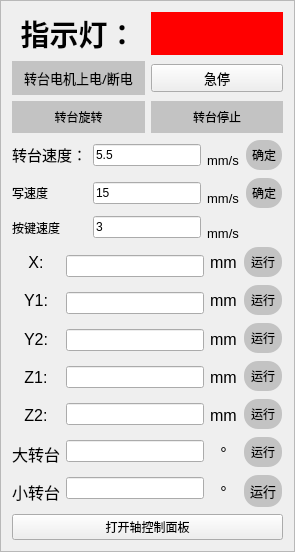
       <widget class="QFrame" name="frame_2">
        <property name="frameShape">
         <enum>QFrame::StyledPanel</enum>
        </property>
        <property name="frameShadow">
         <enum>QFrame::Raised</enum>
        </property>
        <layout class="QGridLayout" name="gridLayout_18">
         <item row="4" column="0" colspan="2">
          <layout class="QHBoxLayout" name="horizontalLayout_6">
           <item>
            <layout class="QVBoxLayout" name="verticalLayout_4">
             <item>
              <widget class="QLabel" name="label_235">
               <property name="font">
                <font>
                 <pointsize>12</pointsize>
                </font>
               </property>
               <property name="text">
                <string>X:</string>
               </property>
               <property name="alignment">
                <set>Qt::AlignCenter</set>
               </property>
              </widget>
             </item>
             <item>
              <widget class="QLabel" name="label_236">
               <property name="font">
                <font>
                 <pointsize>12</pointsize>
                </font>
               </property>
               <property name="text">
                <string>Y1:</string>
               </property>
               <property name="alignment">
                <set>Qt::AlignCenter</set>
               </property>
              </widget>
             </item>
             <item>
              <widget class="QLabel" name="label_250">
               <property name="font">
                <font>
                 <pointsize>12</pointsize>
                </font>
               </property>
               <property name="text">
                <string>Y2:</string>
               </property>
               <property name="alignment">
                <set>Qt::AlignCenter</set>
               </property>
              </widget>
             </item>
             <item>
              <widget class="QLabel" name="label_237">
               <property name="font">
                <font>
                 <pointsize>12</pointsize>
                </font>
               </property>
               <property name="text">
                <string>Z1:</string>
               </property>
               <property name="alignment">
                <set>Qt::AlignCenter</set>
               </property>
              </widget>
             </item>
             <item>
              <widget class="QLabel" name="label_252">
               <property name="font">
                <font>
                 <pointsize>12</pointsize>
                </font>
               </property>
               <property name="text">
                <string>Z2:</string>
               </property>
               <property name="alignment">
                <set>Qt::AlignCenter</set>
               </property>
              </widget>
             </item>
             <item>
              <widget class="QLabel" name="label_241">
               <property name="font">
                <font>
                 <pointsize>12</pointsize>
                </font>
               </property>
               <property name="text">
                <string>大转台</string>
               </property>
              </widget>
             </item>
             <item>
              <widget class="QLabel" name="label_243">
               <property name="font">
                <font>
                 <pointsize>12</pointsize>
                </font>
               </property>
               <property name="text">
                <string>小转台</string>
               </property>
              </widget>
             </item>
            </layout>
           </item>
           <item>
            <layout class="QGridLayout" name="gridLayout_8">
             <item row="6" column="0">
              <widget class="QLineEdit" name="txtsmallRotate_angle_target">
               <property name="text">
                <string/>
               </property>
              </widget>
             </item>
             <item row="3" column="0">
              <widget class="QLineEdit" name="daoguix_z"/>
             </item>
             <item row="0" column="0">
              <widget class="QLineEdit" name="daoguix_x"/>
             </item>
             <item row="2" column="0">
              <widget class="QLineEdit" name="daoguix_y_2"/>
             </item>
             <item row="1" column="0">
              <widget class="QLineEdit" name="daoguix_y"/>
             </item>
             <item row="5" column="0">
              <widget class="QLineEdit" name="rotaiton_table"/>
             </item>
             <item row="4" column="0">
              <widget class="QLineEdit" name="daoguix_z_2"/>
             </item>
            </layout>
           </item>
           <item>
            <layout class="QVBoxLayout" name="verticalLayout_6">
             <item>
              <widget class="QLabel" name="label_238">
               <property name="font">
                <font>
                 <pointsize>12</pointsize>
                </font>
               </property>
               <property name="text">
                <string>mm</string>
               </property>
              </widget>
             </item>
             <item>
              <widget class="QLabel" name="label_239">
               <property name="font">
                <font>
                 <pointsize>12</pointsize>
                </font>
               </property>
               <property name="text">
                <string>mm</string>
               </property>
              </widget>
             </item>
             <item>
              <widget class="QLabel" name="label_251">
               <property name="font">
                <font>
                 <pointsize>12</pointsize>
                </font>
               </property>
               <property name="text">
                <string>mm</string>
               </property>
              </widget>
             </item>
             <item>
              <widget class="QLabel" name="label_240">
               <property name="font">
                <font>
                 <pointsize>12</pointsize>
                </font>
               </property>
               <property name="text">
                <string>mm</string>
               </property>
              </widget>
             </item>
             <item>
              <widget class="QLabel" name="label_253">
               <property name="font">
                <font>
                 <pointsize>12</pointsize>
                </font>
               </property>
               <property name="text">
                <string>mm</string>
               </property>
              </widget>
             </item>
             <item>
              <widget class="QLabel" name="label_242">
               <property name="font">
                <font>
                 <pointsize>12</pointsize>
                </font>
               </property>
               <property name="text">
                <string>°</string>
               </property>
               <property name="alignment">
                <set>Qt::AlignCenter</set>
               </property>
              </widget>
             </item>
             <item>
              <widget class="QLabel" name="label_244">
               <property name="font">
                <font>
                 <pointsize>12</pointsize>
                </font>
               </property>
               <property name="text">
                <string>°</string>
               </property>
               <property name="alignment">
                <set>Qt::AlignCenter</set>
               </property>
              </widget>
             </item>
            </layout>
           </item>
           <item>
            <layout class="QVBoxLayout" name="verticalLayout_5">
             <item>
              <widget class="QPushButton" name="Daogui_X">
               <property name="styleSheet">
                <string notr="true">QPushButton

{
font:10pt&quot;黑体&quot;;
color: rgb(0, 0, 0);
background-color: rgb(195, 195, 195);
border-color: rgb(0, 0, 0);
border-radius:15px;
border-style:soild;
border-width:2px;
padding:5px;
}
QPushButton::hover
{
color:rgb(0, 0, 0);
background-color:#d5d5d5;
border-color: rgb(255, 188, 255);
}

QPushButton::pressed,QPushButton::checked{
    color: #FFFFFF;
    background-color: qlineargradient(spread:pad, x1:0, y1:0, x2:0, y2:1, stop:0 #273c75, stop:1 #487eb0);
}

/**按钮失能情况下样式**/
QPushButton::disabled{
    color: #FFFFFF;
    background-color: #dcdde1;
    border-color: #dcdde1;
}</string>
               </property>
               <property name="text">
                <string>运行</string>
               </property>
               <property name="autoRepeat">
                <bool>true</bool>
               </property>
               <property name="autoExclusive">
                <bool>false</bool>
               </property>
              </widget>
             </item>
             <item>
              <widget class="QPushButton" name="Daogui_Y">
               <property name="styleSheet">
                <string notr="true">QPushButton

{
font:10pt&quot;黑体&quot;;
color: rgb(0, 0, 0);
background-color: rgb(195, 195, 195);
border-color: rgb(0, 0, 0);
border-radius:15px;
border-style:soild;
border-width:2px;
padding:5px;
}
QPushButton::hover
{
color:rgb(0, 0, 0);
background-color:#d5d5d5;
border-color: rgb(255, 188, 255);
}

QPushButton::pressed,QPushButton::checked{
    color: #FFFFFF;
    background-color: qlineargradient(spread:pad, x1:0, y1:0, x2:0, y2:1, stop:0 #273c75, stop:1 #487eb0);
}

/**按钮失能情况下样式**/
QPushButton::disabled{
    color: #FFFFFF;
    background-color: #dcdde1;
    border-color: #dcdde1;
}</string>
               </property>
               <property name="text">
                <string>运行</string>
               </property>
               <property name="autoRepeat">
                <bool>true</bool>
               </property>
               <property name="autoExclusive">
                <bool>false</bool>
               </property>
              </widget>
             </item>
             <item>
              <widget class="QPushButton" name="Daogui_Y_2">
               <property name="styleSheet">
                <string notr="true">QPushButton

{
font:10pt&quot;黑体&quot;;
color: rgb(0, 0, 0);
background-color: rgb(195, 195, 195);
border-color: rgb(0, 0, 0);
border-radius:15px;
border-style:soild;
border-width:2px;
padding:5px;
}
QPushButton::hover
{
color:rgb(0, 0, 0);
background-color:#d5d5d5;
border-color: rgb(255, 188, 255);
}

QPushButton::pressed,QPushButton::checked{
    color: #FFFFFF;
    background-color: qlineargradient(spread:pad, x1:0, y1:0, x2:0, y2:1, stop:0 #273c75, stop:1 #487eb0);
}

/**按钮失能情况下样式**/
QPushButton::disabled{
    color: #FFFFFF;
    background-color: #dcdde1;
    border-color: #dcdde1;
}</string>
               </property>
               <property name="text">
                <string>运行</string>
               </property>
               <property name="autoRepeat">
                <bool>true</bool>
               </property>
               <property name="autoExclusive">
                <bool>false</bool>
               </property>
              </widget>
             </item>
             <item>
              <widget class="QPushButton" name="Daogui_Z">
               <property name="styleSheet">
                <string notr="true">QPushButton

{
font:10pt&quot;黑体&quot;;
color: rgb(0, 0, 0);
background-color: rgb(195, 195, 195);
border-color: rgb(0, 0, 0);
border-radius:15px;
border-style:soild;
border-width:2px;
padding:5px;
}
QPushButton::hover
{
color:rgb(0, 0, 0);
background-color:#d5d5d5;
border-color: rgb(255, 188, 255);
}

QPushButton::pressed,QPushButton::checked{
    color: #FFFFFF;
    background-color: qlineargradient(spread:pad, x1:0, y1:0, x2:0, y2:1, stop:0 #273c75, stop:1 #487eb0);
}

/**按钮失能情况下样式**/
QPushButton::disabled{
    color: #FFFFFF;
    background-color: #dcdde1;
    border-color: #dcdde1;
}</string>
               </property>
               <property name="text">
                <string>运行</string>
               </property>
               <property name="autoRepeat">
                <bool>true</bool>
               </property>
               <property name="autoExclusive">
                <bool>false</bool>
               </property>
              </widget>
             </item>
             <item>
              <widget class="QPushButton" name="Daogui_Z_2">
               <property name="styleSheet">
                <string notr="true">QPushButton

{
font:10pt&quot;黑体&quot;;
color: rgb(0, 0, 0);
background-color: rgb(195, 195, 195);
border-color: rgb(0, 0, 0);
border-radius:15px;
border-style:soild;
border-width:2px;
padding:5px;
}
QPushButton::hover
{
color:rgb(0, 0, 0);
background-color:#d5d5d5;
border-color: rgb(255, 188, 255);
}

QPushButton::pressed,QPushButton::checked{
    color: #FFFFFF;
    background-color: qlineargradient(spread:pad, x1:0, y1:0, x2:0, y2:1, stop:0 #273c75, stop:1 #487eb0);
}

/**按钮失能情况下样式**/
QPushButton::disabled{
    color: #FFFFFF;
    background-color: #dcdde1;
    border-color: #dcdde1;
}</string>
               </property>
               <property name="text">
                <string>运行</string>
               </property>
               <property name="autoRepeat">
                <bool>true</bool>
               </property>
               <property name="autoExclusive">
                <bool>false</bool>
               </property>
              </widget>
             </item>
             <item>
              <widget class="QPushButton" name="rotation">
               <property name="styleSheet">
                <string notr="true">QPushButton

{
font:10pt&quot;黑体&quot;;
color: rgb(0, 0, 0);
background-color: rgb(195, 195, 195);
border-color: rgb(0, 0, 0);
border-radius:15px;
border-style:soild;
border-width:2px;
padding:5px;
}
QPushButton::hover
{
color:rgb(0, 0, 0);
background-color:#d5d5d5;
border-color: rgb(255, 188, 255);
}

QPushButton::pressed,QPushButton::checked{
    color: #FFFFFF;
    background-color: qlineargradient(spread:pad, x1:0, y1:0, x2:0, y2:1, stop:0 #273c75, stop:1 #487eb0);
}

/**按钮失能情况下样式**/
QPushButton::disabled{
    color: #FFFFFF;
    background-color: #dcdde1;
    border-color: #dcdde1;
}</string>
               </property>
               <property name="text">
                <string>运行</string>
               </property>
               <property name="autoRepeat">
                <bool>true</bool>
               </property>
               <property name="autoExclusive">
                <bool>false</bool>
               </property>
              </widget>
             </item>
             <item>
              <widget class="QPushButton" name="smallRotate_angle_move">
               <property name="font">
                <font>
                 <family>黑体</family>
                 <pointsize>10</pointsize>
                 <italic>false</italic>
                 <bold>false</bold>
                </font>
               </property>
               <property name="styleSheet">
                <string notr="true">QPushButton

{
font:10pt&quot;黑体&quot;;
color: rgb(0, 0, 0);
background-color: rgb(195, 195, 195);
border-color: rgb(0, 0, 0);
border-radius:15px;
border-style:soild;
border-width:2px;
padding:5px;
}
QPushButton::hover
{
color:rgb(0, 0, 0);
background-color:#d5d5d5;
border-color: rgb(255, 188, 255);
}

QPushButton::pressed,QPushButton::checked{
    color: #FFFFFF;
    background-color: qlineargradient(spread:pad, x1:0, y1:0, x2:0, y2:1, stop:0 #273c75, stop:1 #487eb0);
}

/**按钮失能情况下样式**/
QPushButton::disabled{
    color: #FFFFFF;
    background-color: #dcdde1;
    border-color: #dcdde1;
}
</string>
               </property>
               <property name="text">
                <string>运行</string>
               </property>
              </widget>
             </item>
            </layout>
           </item>
          </layout>
         </item>
         <item row="2" column="1">
          <widget class="QPushButton" name="btnRotateStop">
           <property name="styleSheet">
            <string notr="true">QPushButton

{
font:10pt&quot;黑体&quot;;
color: rgb(0, 0, 0);
background-color: rgb(195, 195, 195);
border-color: rgb(0, 0, 0);
border-radius:25px;
border-style:soild;
border-width:2px;
padding:5px;
}
QPushButton::hover
{
color:rgb(0, 0, 0);
background-color:#d5d5d5;
border-color: rgb(255, 188, 255);
}

QPushButton::pressed,QPushButton::checked{
    color: #FFFFFF;
    background-color: qlineargradient(spread:pad, x1:0, y1:0, x2:0, y2:1, stop:0 #273c75, stop:1 #487eb0);
}

/**按钮失能情况下样式**/
QPushButton::disabled{
    color: #FFFFFF;
    background-color: #dcdde1;
    border-color: #dcdde1;
}
</string>
           </property>
           <property name="text">
            <string>转台停止</string>
           </property>
          </widget>
         </item>
         <item row="1" column="1">
          <widget class="QPushButton" name="emergency_stop">
           <property name="font">
            <font>
             <family>黑体</family>
             <pointsize>10</pointsize>
             <italic>false</italic>
             <bold>false</bold>
            </font>
           </property>
           <property name="styleSheet">
            <string notr="true"/>
           </property>
           <property name="text">
            <string>急停</string>
           </property>
          </widget>
         </item>
         <item row="3" column="0" colspan="2">
          <layout class="QGridLayout" name="gridLayout_30">
           <item row="0" column="0">
            <widget class="QLabel" name="label_171">
             <property name="text">
              <string>&lt;html&gt;&lt;head/&gt;&lt;body&gt;&lt;p align=&quot;center&quot;&gt;&lt;span style=&quot; font-size:11pt;&quot;&gt;转台速度：&lt;/span&gt;&lt;/p&gt;&lt;/body&gt;&lt;/html&gt;</string>
             </property>
            </widget>
           </item>
           <item row="1" column="3">
            <widget class="QLabel" name="label_173">
             <property name="text">
              <string>&lt;html&gt;&lt;head/&gt;&lt;body&gt;&lt;p align=&quot;center&quot;&gt;&lt;span style=&quot; font-size:16pt; vertical-align:sub;&quot;&gt;mm/s&lt;/span&gt;&lt;/p&gt;&lt;/body&gt;&lt;/html&gt;</string>
             </property>
            </widget>
           </item>
           <item row="0" column="2">
            <widget class="QLineEdit" name="txtRotate_Velocity">
             <property name="text">
              <string>5.5</string>
             </property>
            </widget>
           </item>
           <item row="0" column="4">
            <widget class="QPushButton" name="btnRotate_Velocity">
             <property name="styleSheet">
              <string notr="true">QPushButton

{
font:10pt&quot;黑体&quot;;
color: rgb(0, 0, 0);
background-color: rgb(195, 195, 195);
border-color: rgb(0, 0, 0);
border-radius:15px;
border-style:soild;
border-width:2px;
padding:5px;
}
QPushButton::hover
{
color:rgb(0, 0, 0);
background-color:#d5d5d5;
border-color: rgb(255, 188, 255);
}

QPushButton::pressed,QPushButton::checked{
    color: #FFFFFF;
    background-color: qlineargradient(spread:pad, x1:0, y1:0, x2:0, y2:1, stop:0 #273c75, stop:1 #487eb0);
}

/**按钮失能情况下样式**/
QPushButton::disabled{
    color: #FFFFFF;
    background-color: #dcdde1;
    border-color: #dcdde1;
}</string>
             </property>
             <property name="text">
              <string>确定</string>
             </property>
            </widget>
           </item>
           <item row="2" column="2">
            <widget class="QLineEdit" name="keyPosition_Velocity">
             <property name="text">
              <string>3</string>
             </property>
            </widget>
           </item>
           <item row="1" column="4">
            <widget class="QPushButton" name="btnPosition_Velocity">
             <property name="styleSheet">
              <string notr="true">QPushButton

{
font:10pt&quot;黑体&quot;;
color: rgb(0, 0, 0);
background-color: rgb(195, 195, 195);
border-color: rgb(0, 0, 0);
border-radius:15px;
border-style:soild;
border-width:2px;
padding:5px;
}
QPushButton::hover
{
color:rgb(0, 0, 0);
background-color:#d5d5d5;
border-color: rgb(255, 188, 255);
}

QPushButton::pressed,QPushButton::checked{
    color: #FFFFFF;
    background-color: qlineargradient(spread:pad, x1:0, y1:0, x2:0, y2:1, stop:0 #273c75, stop:1 #487eb0);
}

/**按钮失能情况下样式**/
QPushButton::disabled{
    color: #FFFFFF;
    background-color: #dcdde1;
    border-color: #dcdde1;
}</string>
             </property>
             <property name="text">
              <string>确定</string>
             </property>
            </widget>
           </item>
           <item row="2" column="0">
            <widget class="QLabel" name="label_91">
             <property name="text">
              <string>按键速度</string>
             </property>
            </widget>
           </item>
           <item row="2" column="3">
            <widget class="QLabel" name="label_174">
             <property name="text">
              <string>&lt;html&gt;&lt;head/&gt;&lt;body&gt;&lt;p align=&quot;center&quot;&gt;&lt;span style=&quot; font-size:16pt; vertical-align:sub;&quot;&gt;mm/s&lt;/span&gt;&lt;/p&gt;&lt;/body&gt;&lt;/html&gt;</string>
             </property>
            </widget>
           </item>
           <item row="1" column="0">
            <widget class="QLabel" name="label_55">
             <property name="text">
              <string>写速度</string>
             </property>
            </widget>
           </item>
           <item row="0" column="3">
            <widget class="QLabel" name="label_172">
             <property name="text">
              <string>&lt;html&gt;&lt;head/&gt;&lt;body&gt;&lt;p&gt;&lt;span style=&quot; font-size:16pt; vertical-align:sub;&quot;&gt;mm/s&lt;/span&gt;&lt;/p&gt;&lt;/body&gt;&lt;/html&gt;</string>
             </property>
            </widget>
           </item>
           <item row="1" column="2">
            <widget class="QLineEdit" name="txtPosition_Velocity">
             <property name="text">
              <string>15</string>
             </property>
            </widget>
           </item>
          </layout>
         </item>
         <item row="0" column="0" colspan="2">
          <layout class="QHBoxLayout" name="horizontalLayout_9">
           <item>
            <widget class="QLabel" name="label_176">
             <property name="text">
              <string>&lt;html&gt;&lt;head/&gt;&lt;body&gt;&lt;p align=&quot;center&quot;&gt;&lt;span style=&quot; font-size:22pt; font-weight:700;&quot;&gt;指示灯：&lt;/span&gt;&lt;/p&gt;&lt;/body&gt;&lt;/html&gt;</string>
             </property>
            </widget>
           </item>
           <item>
            <widget class="QLabel" name="lblLED">
             <property name="enabled">
              <bool>true</bool>
             </property>
             <property name="sizeIncrement">
              <size>
               <width>0</width>
               <height>0</height>
              </size>
             </property>
             <property name="styleSheet">
              <string notr="true">background-color: rgb(255, 0, 0);</string>
             </property>
             <property name="text">
              <string/>
             </property>
            </widget>
           </item>
          </layout>
         </item>
         <item row="2" column="0">
          <widget class="QPushButton" name="btnRotate">
           <property name="styleSheet">
            <string notr="true">QPushButton

{
font:10pt&quot;黑体&quot;;
color: rgb(0, 0, 0);
background-color: rgb(195, 195, 195);
border-color: rgb(0, 0, 0);
border-radius:25px;
border-style:soild;
border-width:2px;
padding:5px;
}
QPushButton::hover
{
color:rgb(0, 0, 0);
background-color:#d5d5d5;
border-color: rgb(255, 188, 255);
}

QPushButton::pressed,QPushButton::checked{
    color: #FFFFFF;
    background-color: qlineargradient(spread:pad, x1:0, y1:0, x2:0, y2:1, stop:0 #273c75, stop:1 #487eb0);
}

/**按钮失能情况下样式**/
QPushButton::disabled{
    color: #FFFFFF;
    background-color: #dcdde1;
    border-color: #dcdde1;
}
</string>
           </property>
           <property name="text">
            <string>转台旋转</string>
           </property>
          </widget>
         </item>
         <item row="1" column="0">
          <widget class="QPushButton" name="btnMotor_Enable">
           <property name="font">
            <font>
             <family>黑体</family>
             <pointsize>10</pointsize>
             <italic>false</italic>
             <bold>false</bold>
            </font>
           </property>
           <property name="styleSheet">
            <string notr="true">QPushButton

{
font:10pt&quot;黑体&quot;;
color: rgb(0, 0, 0);
background-color: rgb(195, 195, 195);
border-color: rgb(0, 0, 0);
border-radius:25px;
border-style:soild;
border-width:2px;
padding:5px;
}
QPushButton::hover
{
color:rgb(0, 0, 0);
background-color:#d5d5d5;
border-color: rgb(255, 188, 255);
}

QPushButton::pressed,QPushButton::checked{
    color: #FFFFFF;
    background-color: qlineargradient(spread:pad, x1:0, y1:0, x2:0, y2:1, stop:0 #273c75, stop:1 #487eb0);
}

/**按钮失能情况下样式**/
QPushButton::disabled{
    color: #FFFFFF;
    background-color: #dcdde1;
    border-color: #dcdde1;
}
</string>
           </property>
           <property name="text">
            <string>转台电机上电/断电</string>
           </property>
          </widget>
         </item>
         <item row="5" column="0" colspan="2">
          <layout class="QGridLayout" name="gridLayout_37">
           <item row="0" column="0">
            <widget class="QPushButton" name="btnShowJogPanel">
             <property name="text">
              <string>打开轴控制面板</string>
             </property>
            </widget>
           </item>
          </layout>
         </item>
        </layout>
       </widget>
